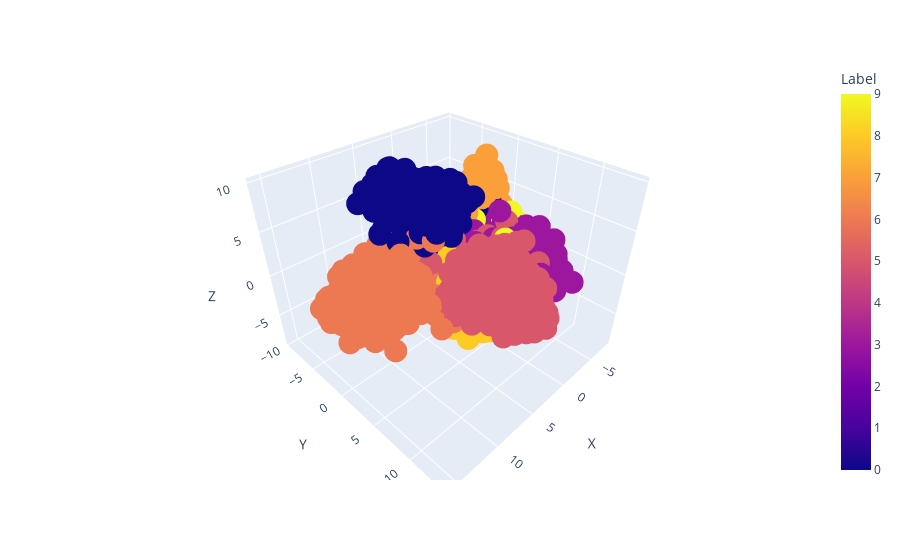

The code cell stored with this chart in its notebook:
### Code cell
import plotly.express as px
fig = px.scatter_3d(dataset, x='X', y='Y',z="Z",
                color='Label')
fig.show()

### Figure 1 — Plotly figure (JSON) as saved in the notebook; plotly's stock layout.template omitted (floating-point values rounded to 4 significant figures; data arrays with more than 128 entries replaced by an {"elided": "..."} marker saying what was removed)
{"data": [{"hovertemplate": "X=%{x}<br>Y=%{y}<br>Z=%{z}<br>Label=%{marker.color}<extra></extra>", "legendgroup": "", "marker": {"color": {"elided": "10000 int values"}, "coloraxis": "coloraxis", "symbol": "circle"}, "mode": "markers", "name": "", "scene": "scene", "showlegend": false, "type": "scatter3d", "x": {"elided": "10000 float values"}, "y": {"elided": "10000 float values"}, "z": {"elided": "10000 float values"}}], "layout": {"coloraxis": {"colorbar": {"title": {"text": "Label"}}, "colorscale": [[0, "#0d0887"], [0.1111, "#46039f"], [0.2222, "#7201a8"], [0.3333, "#9c179e"], [0.4444, "#bd3786"], [0.5556, "#d8576b"], [0.6667, "#ed7953"], [0.7778, "#fb9f3a"], [0.8889, "#fdca26"], [1, "#f0f921"]]}, "legend": {"tracegroupgap": 0}, "margin": {"t": 60}, "scene": {"domain": {"x": [0, 1], "y": [0, 1]}, "xaxis": {"title": {"text": "X"}}, "yaxis": {"title": {"text": "Y"}}, "zaxis": {"title": {"text": "Z"}}}}}
